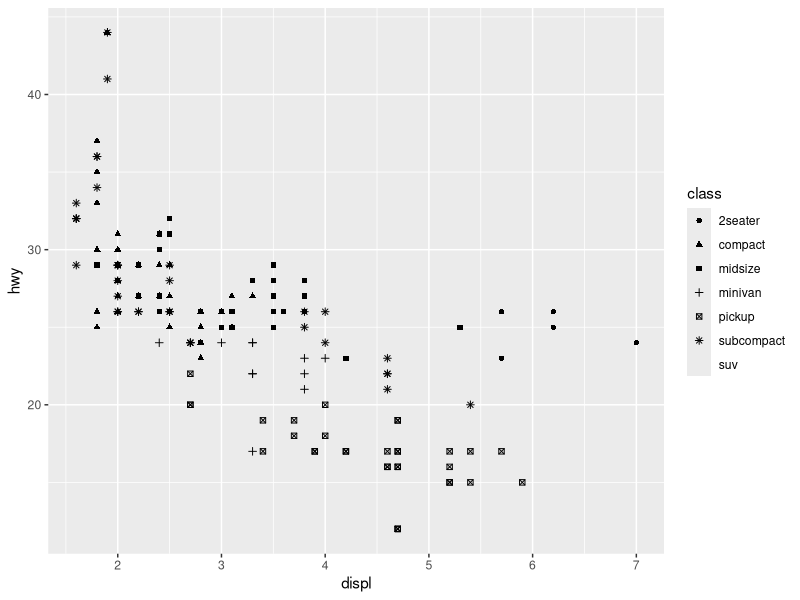
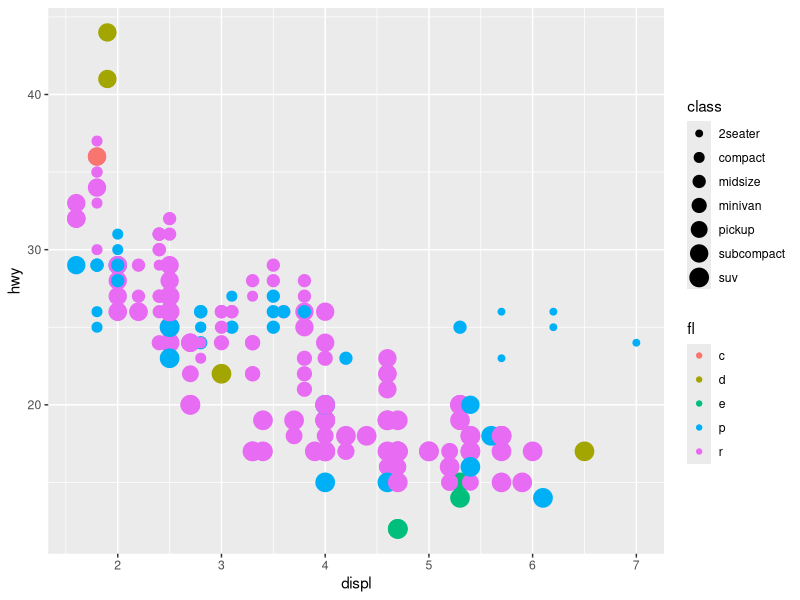
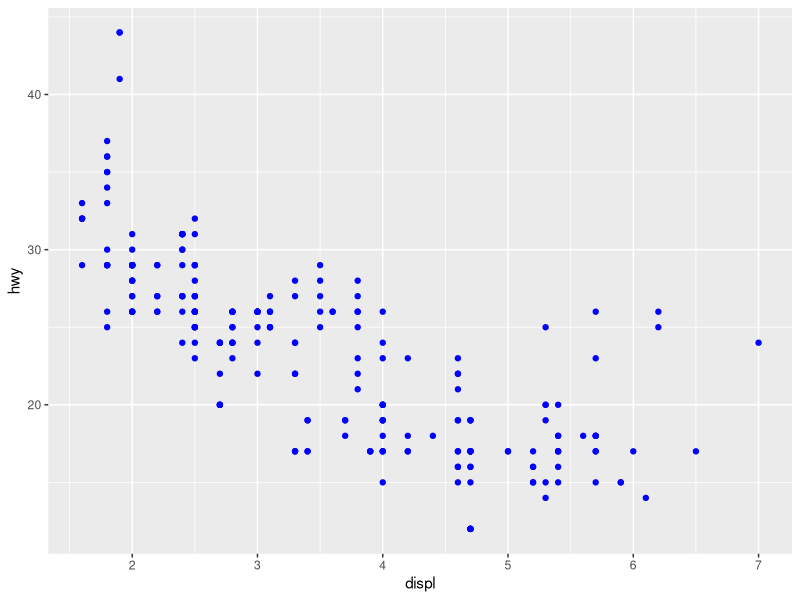
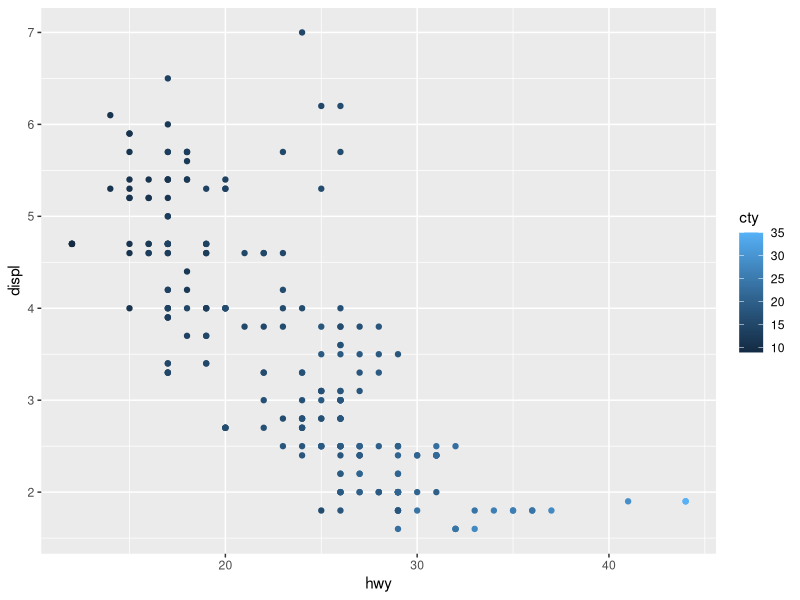
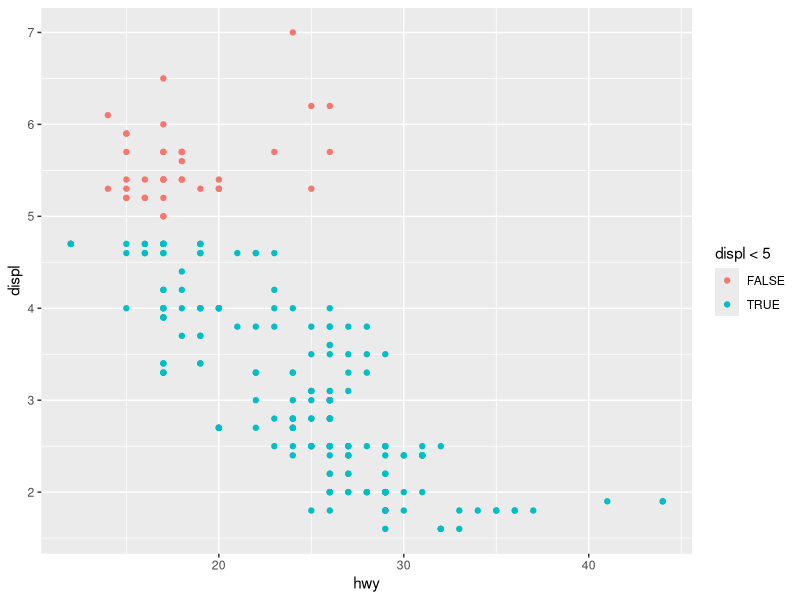

Here is the R script that generated these plots, in order:
library(ggplot2)
ggplot(data = mpg, aes(x = displ, y = hwy)) + 
  geom_point(mapping = aes(shape=class))

ggplot(data = mpg, aes(x = displ, y = hwy)) + 
  geom_point(mapping = aes(size=class, color = fl))

ggplot(data = mpg,aes(x = displ, y = hwy)) + 
  geom_point(color = "blue")

ggplot(data = mpg, aes(y = displ, x = hwy)) + 
  geom_point(mapping = aes(color = cty))

ggplot(data = mpg, aes(y = displ, x = hwy)) + 
  geom_point(mapping = aes(colour = displ < 5))